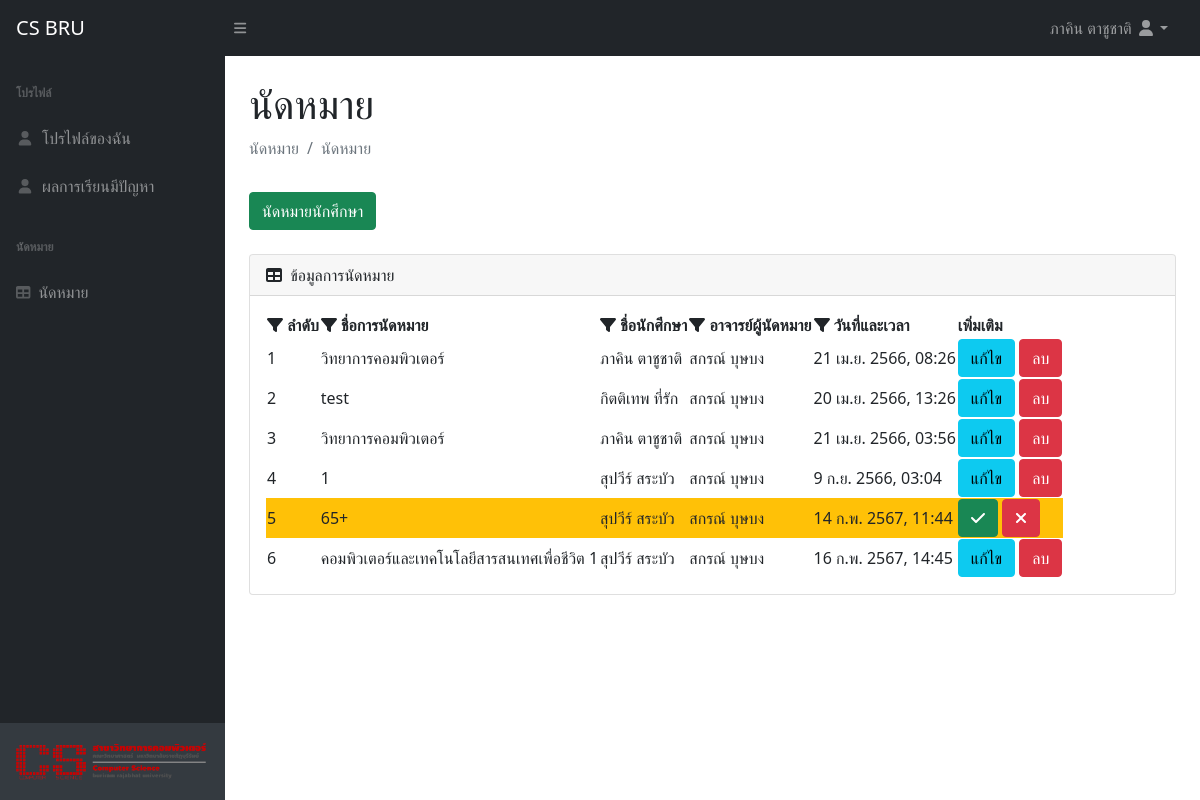
/phum_project/page_appointment_professor.php (signed in), run on the app's committed database.
### tables this page shows
CREATE TABLE `appointment` (
  `id` int(11) NOT NULL,
  `name` varchar(255) DEFAULT NULL,
  `id_student` int(20) NOT NULL,
  `id_professor` int(20) NOT NULL,
  `details_student` text DEFAULT NULL,
  `details_professor` text DEFAULT NULL,
  `date_time` datetime NOT NULL,
  `level` int(1) NOT NULL
);

CREATE TABLE `user_student` (
  `id` int(20) NOT NULL,
  `ID_student` varchar(12) NOT NULL,
  `f_name` varchar(50) NOT NULL,
  `l_name` varchar(50) NOT NULL,
  `gender` int(1) NOT NULL,
  `year` int(1) NOT NULL,
  `email` varchar(30) NOT NULL,
  `password` varchar(255) NOT NULL,
  `grade_1_1` float DEFAULT NULL,
  `grade_1_2` float DEFAULT NULL,
  `grade_2_1` float DEFAULT NULL,
  `grade_2_2` float DEFAULT NULL,
  `grade_3_1` float DEFAULT NULL,
  `grade_3_2` float DEFAULT NULL,
  `grade_4_1` float DEFAULT NULL,
  `grade_4_2` float DEFAULT NULL,
  `level` int(1) NOT NULL DEFAULT 1
);

CREATE TABLE `user_professor` (
  `id` int(20) NOT NULL,
  `f_name` varchar(50) NOT NULL,
  `l_name` varchar(50) NOT NULL,
  `email` varchar(30) NOT NULL,
  `password` varchar(255) NOT NULL,
  `level` int(1) NOT NULL DEFAULT 2
);

### phum_project/back_end/funtion.php (called while the page is built, shortened)
<?php
    function show_name_professor_form_id($id){
        include('back_end/server.php');
        if($id != NULL){
            $sql = "SELECT * FROM user_professor WHERE `id` = $id ";
            $resule_professor = mysqli_query($conn,$sql);
            $row_me = mysqli_fetch_assoc($resule_professor);
            $name = $row_me['f_name']." ".$row_me['l_name'];
            return $name;
        }
        else{
            return "ไม่ได้ระบุ";
        }
    }
    function show_name_student_form_id($id){
        include('back_end/server.php');
        $sql = "SELECT * FROM user_student WHERE `id` = $id ";
        $resule_professor = mysqli_query($conn,$sql);
        $row_me = mysqli_fetch_assoc($resule_professor);
        $name = $row_me['f_name']." ".$row_me['l_name'];
        return $name;
    }
    function DateThai($strDate)
	{
		$strYear = date("Y",strtotime($strDate))+543;
		$strMonth= date("n",strtotime($strDate));
		$strDay= date("j",strtotime($strDate));
		$strHour= date("H",strtotime($strDate));
		$strMinute= date("i",strtotime($strDate));
		$strMonthCut = Array("","ม.ค.","ก.พ.","มี.ค.","เม.ย.","พ.ค.","มิ.ย.","ก.ค.","ส.ค.","ก.ย.","ต.ค.","พ.ย.","ธ.ค.");
		$strMonthThai=$strMonthCut[$strMonth];
		return "$strDay $strMonthThai $strYear, $strHour:$strMinute";
	}
?>

### phum_project/page_appointment_professor.php (the view, shortened to what this page needs)
<?php
    require('back_end/server.php');
    require('back_end/funtion.php');
    $id = $_SESSION['id'];
    $name = $_SESSION['name'];
    $sql = "SELECT * FROM appointment WHERE id_professor = '$id' ";
    $resule_appointment = mysqli_query($conn,$sql);
    $count_appointment = mysqli_num_rows($resule_appointment);
?>
<!DOCTYPE html>
<html lang="en">
<head>
    <link href="https://cdn.jsdelivr.net/npm/simple-datatables@latest/dist/style.css" rel="stylesheet" />
    <link href="css/styles.css" rel="stylesheet" />
</head>
<body class="sb-nav-fixed"
    <?php if( isset($_SESSION['succeed']) ){ echo "onload=JSalert()"; unset($_SESSION['succeed']); } ?>>
    <nav class="sb-topnav navbar navbar-expand navbar-dark bg-dark">
        <a class="navbar-brand ps-3" href="#">CS BRU</a>
        <button class="btn btn-link btn-sm order-1 order-lg-0 me-4 me-lg-0" id="sidebarToggle" href="#!"><i
                class="fas fa-bars"></i></button>
        <ul class="navbar-nav ms-auto ms-md-0 me-3 me-lg-4">
            <li class="nav-item dropdown">
                <a class="nav-link dropdown-toggle" id="navbarDropdown" href="#" role="button" data-bs-toggle="dropdown"
                    aria-expanded="false"> <?php echo $name ?> <i class="fas fa-user fa-fw"></i></a>
            </li>
        </ul>
    </nav>
    <div id="layoutSidenav">
        <div id="layoutSidenav_nav">
            <nav class="sb-sidenav accordion sb-sidenav-dark" id="sidenavAccordion">
                <div class="sb-sidenav-menu">
                    <div class="nav">
                        <?php require('link.php'); ?>
                    </div>
                </div>
                <div class="sb-sidenav-footer">
                    <img src="img/cs_bru_logo.png" width="100%" alt="">
                </div>
            </nav>
        </div>
        <div id="layoutSidenav_content">
        <main>
                <div class="container-fluid px-4">
                    <h1 class="mt-4">นัดหมาย</h1>
                    <ol class="breadcrumb mb-4">
                        <li class="breadcrumb-item active">นัดหมาย</li>
                        <li class="breadcrumb-item active">นัดหมาย</li>
                    </ol>
                    <a class=" mb-4 mt-2 btn btn-success" href="add_appointment_professor.php">นัดหมายนักศึกษา</a>
                    <br>
                    <div class="card mb-4">
                        <div class="card-header">
                            <i class="fas fa-table me-1"></i>
                            ข้อมูลการนัดหมาย
                        </div>
                        <div class="card-body">
                            <table id="datatablesSimple">
                                <thead>
                                    <tr>
                                        <th> <i class="fa fa-filter"></i> ลำดับ</th>
                                        <th> <i class="fa fa-filter"></i> ชื่อการนัดหมาย</th>
                                        <th> <i class="fa fa-filter"></i> ชื่อนักศึกษา</th>
                                        <th> <i class="fa fa-filter"></i> อาจารย์ผู้นัดหมาย</th>
                                        <th> <i class="fa fa-filter"></i> วันที่และเวลา</th>
                                        <th> เพิ่มเติม </th>
                                    </tr>
                                </thead>
                                <tbody>
                                    <?php for($i=0;$i < $count_appointment ; $i++){ $row_appointment = mysqli_fetch_assoc($resule_appointment); ?>
                                        <tr <?php if($row_appointment['level'] == 1){ echo "class='bg-warning'" ;} ?>  >
                                            <td><?php echo $i + 1 ?></td>
                                            <td><?php echo $row_appointment['name'] ?></td>
                                            <td><?php echo show_name_student_form_id($row_appointment['id_student']) ?></td>
                                            <td><?php echo show_name_professor_form_id($row_appointment['id_professor']) ?></td>
                                            <td><?php echo DateThai($row_appointment['date_time']) ?></td>
                                            <?php if($row_appointment['level'] == 1){ ?>
                                                <td>
                                                        <a href="back_end/success_appointment.php?id_appointment=<?php echo $row_appointment['id'] ?>">
                                                            <button class="btn btn-success"><i class="fa fa-check "></i></button>
                                                        </a>
                                                        <a href="back_end/delete_appointment.php?id_appointment=<?php echo $row_appointment['id'] ?>">
                                                            <button  class="btn btn-danger"><i class="fa fa-times"></i></button>
                                                        </a>
                                                </td>
                                            <?php }else{ ?>
                                            <td>
                                                <a class="btn btn-info" href="edit_appointment.php?id_appointment=<?php echo $row_appointment['id'] ?>">แก้ไข</a>
                                                <a class="btn btn-danger" href="back_end/delete_appointment.php?id_appointment=<?php echo $row_appointment['id'] ?>">ลบ</a>
                                            </td>
                                            <?php } ?>
                                        </tr>
                                    <?php } ?>
                                </tbody>
                            </table>
                        </div>
                    </div>
                </div>
            </main>
        </div>
    </div>
    <link rel="stylesheet" href="js/fullcalendar-2.1.1/fullcalendar.min.css">
</body>
</html>

### phum_project/page_appointment_professor.php (style rules this page uses)
a { text-decoration: none; }

### data on the page
appointment: name "วิทยาการคอมพิวเตอร์", id_student.l_name "ภาคิน ตาชูชาติ", id_professor.l_name "สกรณ์ บุษบง", date_time "21 เม.ย. 2566, 08:26"
appointment: name "test", id_student.l_name "กิตติเทพ ที่รัก", id_professor.l_name "สกรณ์ บุษบง", date_time "20 เม.ย. 2566, 13:26"
appointment: name "วิทยาการคอมพิวเตอร์", id_student.l_name "ภาคิน ตาชูชาติ", id_professor.l_name "สกรณ์ บุษบง", date_time "21 เม.ย. 2566, 03:56"
appointment: name "1", id_student.l_name "สุปวีร์ สระบัว", id_professor.l_name "สกรณ์ บุษบง", date_time "9 ก.ย. 2566, 03:04"
appointment: name "65+", id_student.l_name "สุปวีร์ สระบัว", id_professor.l_name "สกรณ์ บุษบง", date_time "14 ก.พ. 2567, 11:44"
appointment: name "คอมพิวเตอร์และเทคโนโลยีสารสนเทศเพื่อชีวิต 1", id_student.l_name "สุปวีร์ สระบัว", id_professor.l_name "สกรณ์ บุษบง", date_time "16 ก.พ. 2567, 14:45"

### other printed values
$name "ภาคิน ตาชูชาติ"
